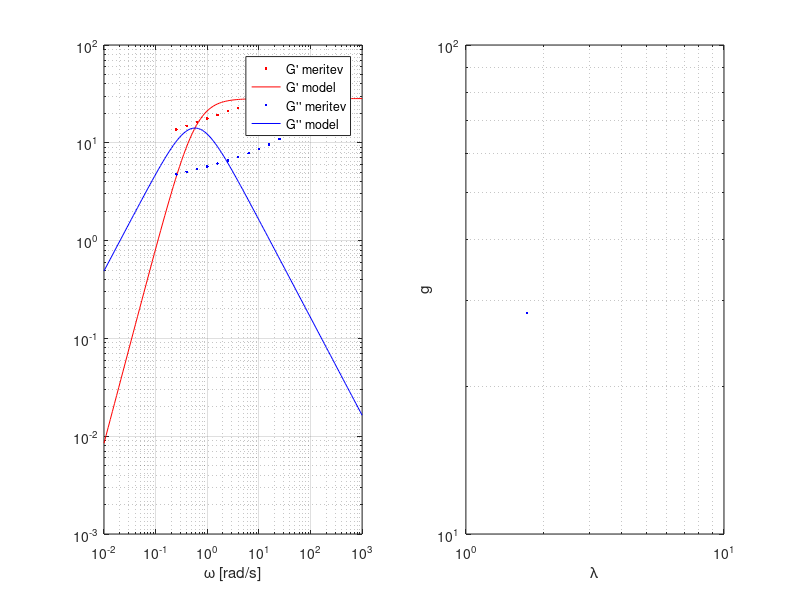

Write MATLAB code to recreate this figure.

podatki = dlmread('1skupina_temp.csv',',',0,0)


omega = podatki(:,2)
G1 = podatki(:,3)
G2 = podatki(:,4)


%definicija funkcija G' in G''
G1func = @(g,lambda) g.*lambda.^2.*omega'.^2./(1+lambda.^2.*omega'.^2)
G2func = @(g,lambda ) g.*lambda.*omega'./(1+lambda.^2.*omega'.^2)



%vsota vrsti po g_i in lambda_i
G1func2 = @(g,lambda) sum(cell2mat(arrayfun(G1func,g,lambda,'UniformOutput',0)'),1)
G2func2 = @(g,lambda) sum(cell2mat(arrayfun(G2func,g,lambda,'UniformOutput',0)'),1)


%ta del je samo za risanje
omegaA = logspace(-2,3,124)';
G1funcA = @(g,lambda) g.*lambda.^2.*omegaA'.^2./(1+lambda.^2.*omegaA'.^2)
G2funcA = @(g,lambda) g.*lambda.*omegaA'./(1+lambda.^2.*omegaA'.^2)
G1func2A = @(g,lambda) sum(cell2mat(arrayfun(G1funcA,g,lambda,'UniformOutput',0)'),1)
G2func2A = @(g,lambda) sum(cell2mat(arrayfun(G2funcA,g,lambda,'UniformOutput',0)'),1)


%razlike med izracuna in izmerjeno vrednost
vectorG1 = @(x) (G1' - G1func2(x(1,:),x(2,:)));
vectorG2 = @(x) (G2' - G2func2(x(1,:),x(2,:)));


utez =  1 %utez v prid G' ali G''

%skupni vector razlik
vector = @(x) [vectorG1(x).^2,vectorG2(x).^2*utez]


%število Maxwellovih elementov
n = 6


%naredi resitev
resitev = lsqnonlin(vector,rand(2,n)*150,zeros(2,n),ones(2,n)*1000)


g = resitev(1,:);
lambda = resitev(2,:);

%malo posortiram rezultate
[lambda,red] = sort(lambda);

%nato jih se izpisemo
lambda = lambda*1
g = g(red)

subplot(1,2,1)
loglog(omega,G1,'r.',omegaA,G1func2A(g,lambda),'r-',omega,G2,'b.',omegaA,G2func2A(g,lambda),'b-')
grid on
xlabel('\omega [rad/s]')
legend('G'' meritev','G'' model','G'''' meritev','G'''' model','Location','Best')

subplot(1,2,2)
loglog(lambda,g,'b.-')
xlabel('\lambda')
ylabel('g')
grid on
